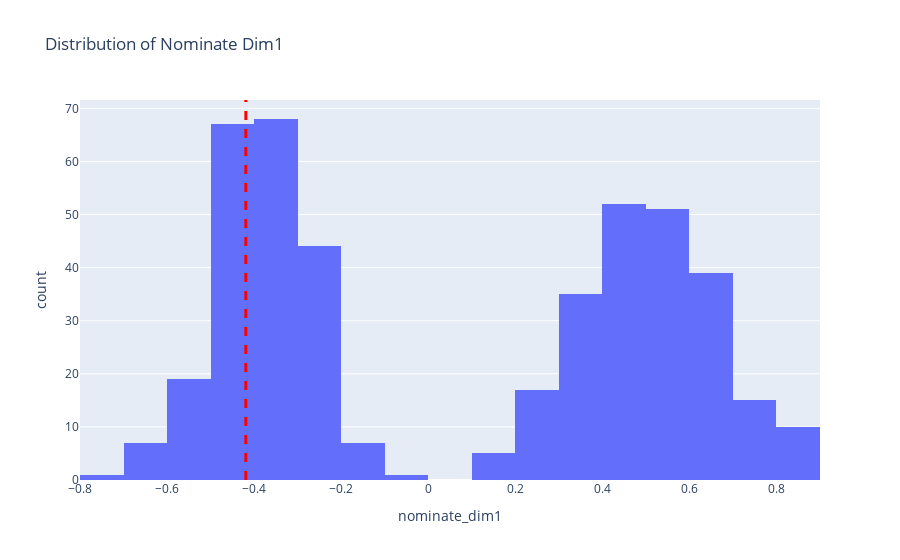

Write notebook code for a chart like this one.
### Code cell
fig.add_vline(x=ideo.iloc[0]['nominate_dim1'], line_width=3, line_dash="dash", line_color="red")

### Figure 1 — Plotly figure (JSON) as saved in the notebook; plotly's stock layout.template omitted (floating-point values rounded to 4 significant figures; data arrays with more than 128 entries replaced by an {"elided": "..."} marker saying what was removed)
{"data": [{"alignmentgroup": "True", "bingroup": "x", "hovertemplate": "nominate_dim1=%{x}<br>count=%{y}<extra></extra>", "legendgroup": "", "marker": {"color": "#636efa", "pattern": {"shape": ""}}, "name": "", "nbinsx": 30, "offsetgroup": "", "orientation": "v", "showlegend": false, "type": "histogram", "x": {"elided": "539 float values"}, "xaxis": "x", "yaxis": "y"}], "layout": {"barmode": "relative", "legend": {"tracegroupgap": 0}, "shapes": [{"line": {"color": "red", "dash": "dash", "width": 3}, "type": "line", "x0": -0.419, "x1": -0.419, "xref": "x", "y0": 0, "y1": 1, "yref": "y domain"}], "title": {"text": "Distribution of Nominate Dim1"}, "xaxis": {"anchor": "y", "domain": [0, 1], "title": {"text": "nominate_dim1"}}, "yaxis": {"anchor": "x", "domain": [0, 1], "title": {"text": "count"}}}}
